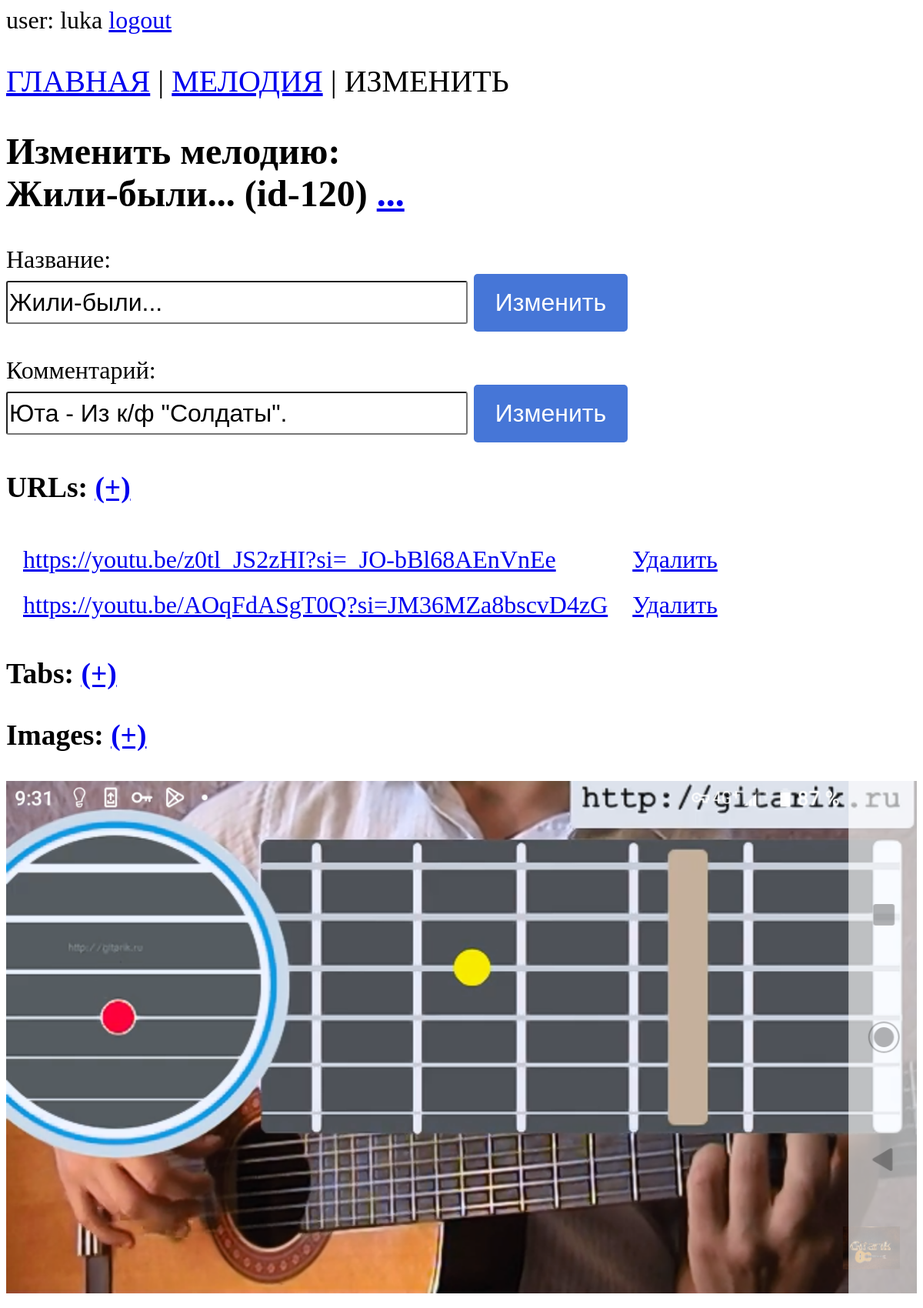
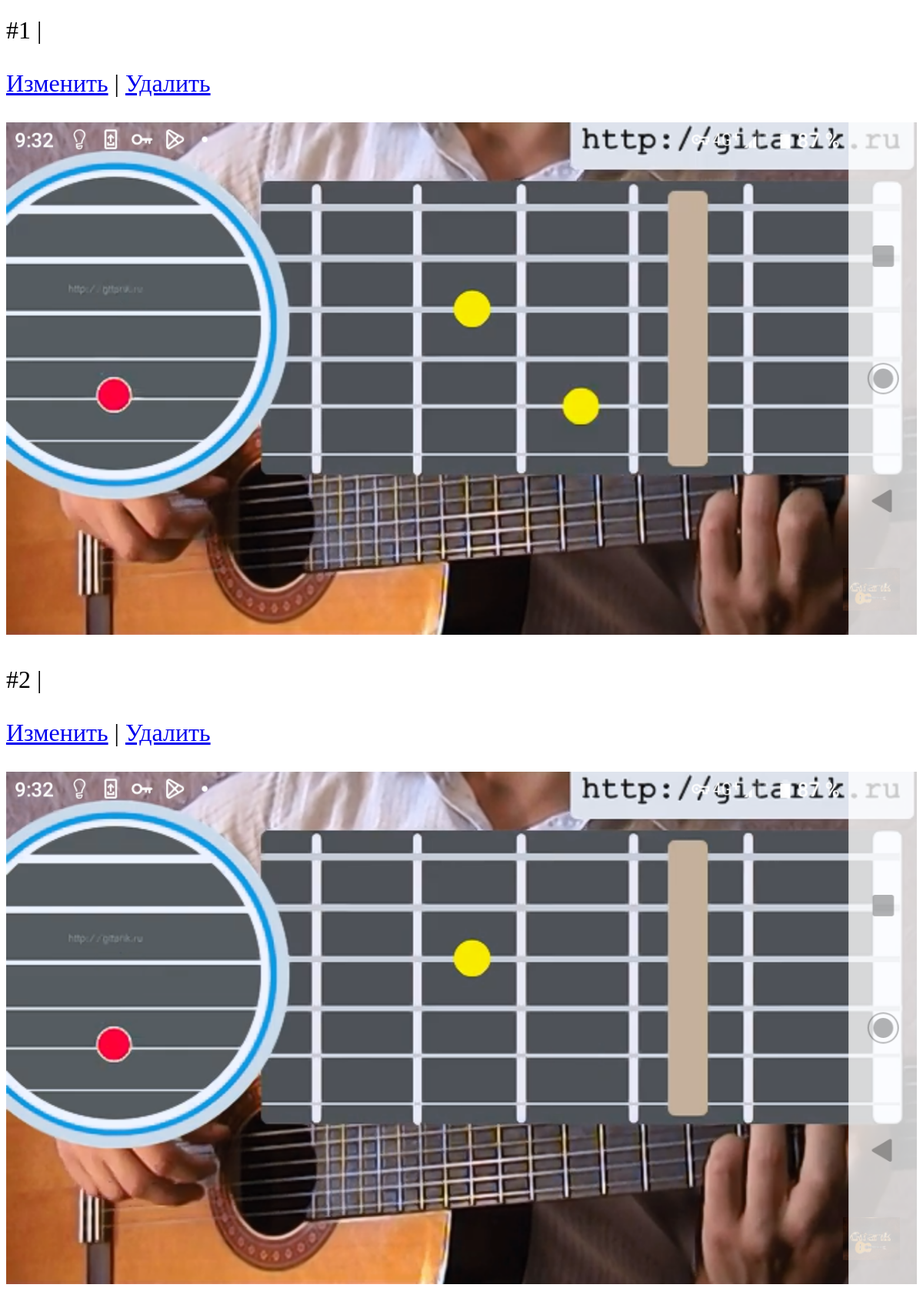
The app's page /edit_melody/120/ (signed in, upper part) with its own data (2 pictures, top to bottom).
### app/models.py (models this page shows)
class Melody(models.Model):
    name = models.CharField(max_length=200, unique=True)
    type = models.CharField(max_length=20, null=True, blank=True)
    date = models.DateTimeField()
    comment = models.CharField(max_length=200, blank=True)

class URL(models.Model):
    melody = models.ForeignKey(Melody, on_delete=models.CASCADE)
    url = models.URLField(blank=True)

class Image(models.Model):
    melody = models.ForeignKey(Melody, on_delete=models.CASCADE)
    path = models.ImageField(upload_to='images', null=True, blank=True)
    order_num = models.IntegerField(default=1)
    image_comment = models.CharField(max_length=200, blank=True)

### app/views.py (the view)
# urls.py: path('edit_melody/<int:id>/', views.edit_melody),
@login_required
def edit_melody(request, id):
    try:
        melody = Melody.objects.get(id=id)
        urls = URL.objects.filter(melody_id=id)
        images = Image.objects.filter(melody_id=id).order_by("order_num")
        tabs = Tab.objects.filter(melody_id=id)
        if request.method == "POST":
            melody.name = request.POST.get("melody_name")
            melody.comment = request.POST.get("melody_comment")
            melody.save()
            return HttpResponseRedirect(f"/edit_melody/{id}")
        else:
            return render(request, "edit_melody.html", {"melody": melody, "urls": urls, "tabs": tabs, "images": images})
    except Tab.DoesNotExist:
        return HttpResponseNotFound("<h2>Melody not found</h2>")

### app/templates/edit_melody.html (shortened to what this page needs)
{% extends "base.html" %}
    {% block menu %} <a href="../../">ГЛАВНАЯ</a> | <a href="../../show_melody/{{melody.id}}">МЕЛОДИЯ</a> | ИЗМЕНИТЬ {% endblock menu %}
    {% block header %}
        Изменить мелодию: <br />
        {{melody.name}} (id-{{melody.id}}) <a href="../../show_melody/{{melody.id}}">...</a> {% endblock header %}
    {% block content %}
        <form method="POST">
            <p>
                <div class="form-name-comment">
                    <label >Название:</label><br>
                    <input type="text" name="melody_name" value="{{melody.name}}" />
                    <button type="submit">Изменить</button>
                </div>
            </p>
            <p>
                <div class="form-name-comment">
                    <label>Комментарий:</label><br>
                    <input type="text" name="melody_comment" value="{{melody.comment}}" />
                    <button type="submit">Изменить</button>
                </div>
            </p>
        </form>
        <h3> URLs: <a href="../../add_url/{{melody.id}}">(+)</a> </h3>
        <table>
            <thead><th></th><th></th><th></th></thead>
            {% for url in urls %}
                <tr>
                    <td><a href="{{url.url}}">{{ url.url }}</a></td>
                    <td><a href="../../delete_url/{{url.melody_id}}/{{url.id}}">Удалить</a></td>
                </tr>
            {% endfor %}
        </table>
        <h3> Tabs: <a href="../../add_tab/{{melody.id}}">(+)</a> </h3>
        <h3> Images: <a href="../../add_image/{{melody.id}}">(+)</a> </h3>
        {% for i in images %}
            <img src=/media/{{i.path}} alt="no image" style="max-widht:700px">
            <p>#{{i.order_num}} | {{i.image_comment}}</p>
            <p><a href="../../edit_image/{{melody.id}}/{{i.id}}">Изменить</a> | <a href="../../delete_image/{{i.melody_id}}/{{i.id}}">Удалить</a></p>
        {% endfor %}
    {% endblock content %}

### app/templates/base.html (shortened to what this page needs)
<!DOCTYPE html>
{% load static %}
<html>
    <head>
        <link rel="stylesheet" href="{% static 'css/styles.css' %}" />
    </head>
    <body>
        <div>
            {% if user.is_authenticated %}
            user: {{ user.get_username }}
                <a href="{% url 'logout'%}?next={{request.path}}">logout</a>
            {% else %}
                <a href="{% url 'login'%}?next={{request.path}}">login</a>
            {% endif %}
        </div>
        <div class="menu">{% block menu %}{% endblock menu %}</div>
        <h2>{% block header %}{% endblock header %}</h2>
        <div>{% block content%}{% endblock content %}</div>
    </body>
</html>

### app/static/css/styles.css (style rules this page uses)
html * { max-height:999999px; }
h2 { font-size: 48px; }
body { font-size: 32px; }
td { padding: 10px; padding-left: 20px; }
img { max-width:100%; }
.menu { font-size: 40px; }
.form-name-comment { margin: 20px 0; font-size: 32px; }
.form-name-comment input { width:50%;height: 50px;border-radius:3px; font-size: 32px; }
.form-name-comment button { appearance: none; border: 0; border-radius: 5px; background: #4676D7; color: #fff; width: 200px; height: 75px; font-size: 32px; }

### records on screen
Melody: name "Жили-были...", id "120", melody_name "Жили-были...", melody_comment "Юта - Из к/ф \"Солдаты\"."
URL: url "https://youtu.be/z0tl_JS2zHI?si=_JO-bBl68AEnVnEe"
URL: url "https://youtu.be/AOqFdASgT0Q?si=JM36MZa8bscvD4zG"
Image: path (picture), order_num "1"
Image: path (picture), order_num "2"
Image: path (picture)

### other values on screen
{{ user.get_username }} "luka"
